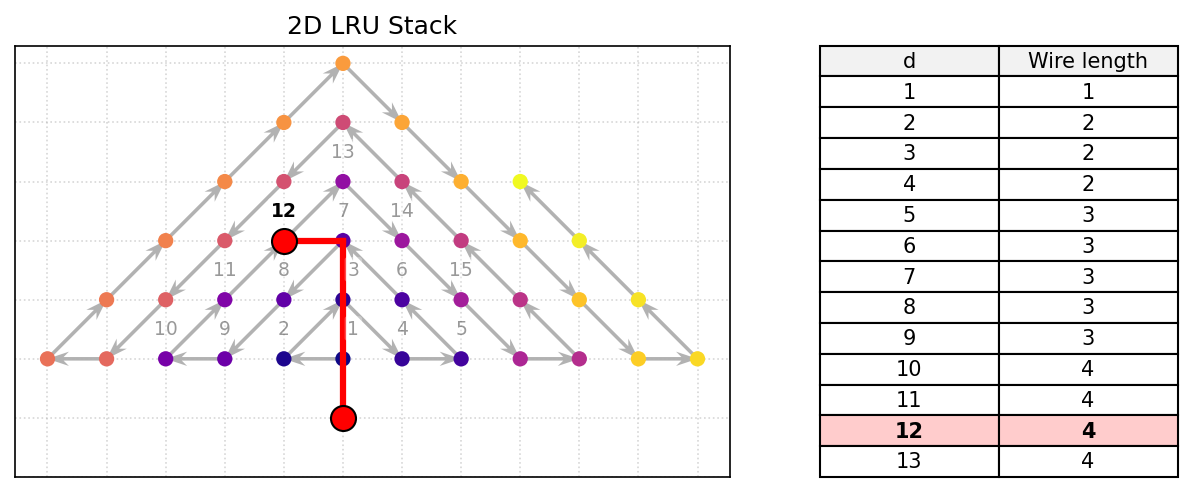

The Python source for this figure:
import numpy as np
import matplotlib.pyplot as plt
from matplotlib.ticker import MultipleLocator
from mpl_toolkits.axes_grid1 import make_axes_locatable
import math

# ==================================================
# CORE LOGIC
# ==================================================
def isqrt_ceil(x):
    if x <= 0: return 0
    return math.isqrt(x - 1) + 1

def upper_half_spiral(n):
    for i in range(1, n + 1):
        k = isqrt_ceil(i)
        start_i = (k - 1)**2 + 1
        idx = i - start_i
        if k % 2 == 1:
            x = (k - 1) - idx
        else:
            x = -(k - 1) + idx
        y = k - abs(x)
        yield x, y

N_PTS = 400
T_VALS = np.arange(1, N_PTS + 1)
PTS = np.array(list(upper_half_spiral(N_PTS)))


def render_frame(d, n_short=40, table_size=13):
    fig, ax1 = plt.subplots(figsize=(10, 8))

    short_pts = PTS[:n_short]

    # Draw directed arrows showing the path order
    u = np.diff(short_pts[:, 0])
    v = np.diff(short_pts[:, 1])
    ax1.quiver(short_pts[:n_short-1, 0], short_pts[:n_short-1, 1], u, v,
               angles='xy', scale_units='xy', scale=1,
               color='gray', alpha=0.6, width=0.005, headwidth=4, headlength=6, zorder=1)

    # Plot the nodes
    ax1.scatter(short_pts[:, 0], short_pts[:, 1], c=T_VALS[:n_short],
                cmap='plasma', s=40, zorder=2)

    # Label the first 15 points
    for i in range(15):
        is_current = (i + 1 == d)
        weight = 'bold' if is_current else 'normal'
        alpha = 1.0 if is_current else 0.4
        x_offset = 5 if (i + 1) in (1, 3) else 0
        ax1.annotate(f"{i+1}", (short_pts[i, 0], short_pts[i, 1]),
                     textcoords="offset points", xytext=(x_offset, 10),
                     ha='center', va='bottom', fontsize=9, fontweight=weight, color='black', alpha=alpha, zorder=4,
                     bbox=dict(boxstyle='round,pad=0.15', fc='white', ec='none', alpha=0.7 if is_current else 0.3))

    # Highlight the processor at origin
    ax1.plot(0, 0, marker='o', color='red', ms=12, mec='black', zorder=5)

    # Draw path from origin to target
    target_x, target_y = PTS[d - 1]
    ax1.plot([0, 0], [0, target_y], color='red', lw=3, zorder=3)
    ax1.plot([0, target_x], [target_y, target_y], color='red', lw=3, zorder=3)
    ax1.plot(target_x, target_y, marker='o', color='red', ms=12, mec='black', zorder=4)

    ax1.set(aspect='equal', title="2D LRU Stack")
    ax1.set_xlabel('')
    ax1.set_ylabel('')
    ax1.xaxis.set_major_locator(MultipleLocator(1))
    ax1.yaxis.set_major_locator(MultipleLocator(1))
    ax1.tick_params(bottom=False, left=False, labelbottom=False, labelleft=False)
    ax1.grid(True, linestyle=':', alpha=0.5)

    bottom_lim = min(0, short_pts[:, 1].min()) - 1
    ax1.set_ylim(bottom=bottom_lim)

    divider = make_axes_locatable(ax1)
    ax2 = divider.append_axes("right", size="50%", pad=0.6)
    ax2.axis('off')

    table_data = []
    for t in range(1, table_size + 1):
        x, y = PTS[t - 1]
        raw_m = int(abs(x) + abs(y))
        table_data.append([t, raw_m])

    table = ax2.table(
        cellText=table_data,
        colLabels=['d', 'Wire length'],
        cellLoc='center',
        bbox=[0, 0, 1, 1]
    )

    table.auto_set_font_size(False)
    table.set_fontsize(10)

    for (row, col), cell in table.get_celld().items():
        if row == 0:
            cell.set_text_props(weight='medium')
            cell.set_facecolor('#f2f2f2')
        elif row == d:
            cell.set_facecolor('#ffcccc')
            cell.set_text_props(weight='bold')
        else:
            cell.set_text_props(weight='normal')

    return fig


# ==================================================
# GENERATE PNG
# ==================================================
fig = render_frame(12)
fig.savefig('manhattan_figure.png', format='png', bbox_inches='tight', dpi=150)
plt.close(fig)
print("Saved manhattan_figure.png")
